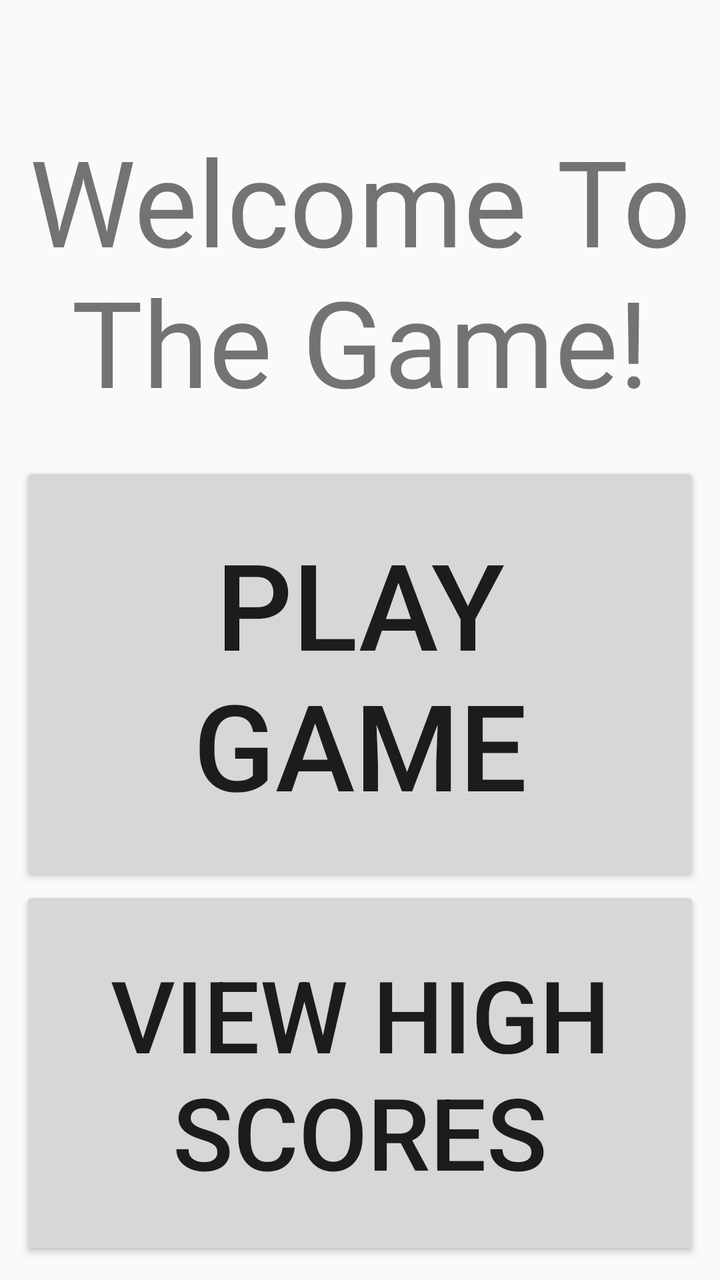
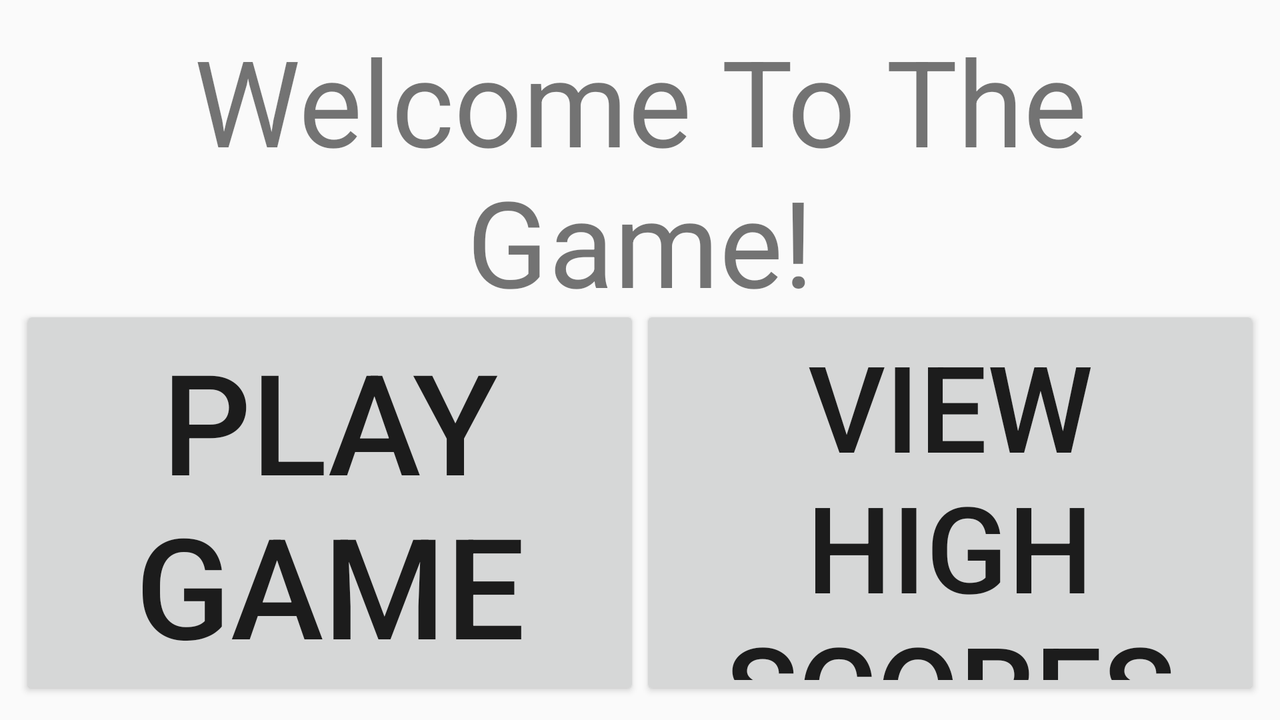

One screen, two layout resources from the same app: the default and the repository's alternative for another configuration. Each is rendered where Android would select it; the XML of both is given below.
<!-- AndroidManifest.xml: application theme Theme.C323_MidtermProject -->
<!-- res/layout/fragment_main.xml -->
<?xml version="1.0" encoding="utf-8"?>
<layout
    xmlns:android="http://schemas.android.com/apk/res/android"
    xmlns:tools="http://schemas.android.com/tools"
    tools:context=".MainFragment">

    <data>
        <variable
            name="viewModel"
            type="com.example.c323_midtermproject.ScoresViewModel" />
    </data>

    

    <LinearLayout
        android:layout_width="match_parent"
        android:layout_height="match_parent"
        android:orientation="vertical"
        android:padding="10dp">

        <TextView
            android:id="@+id/mainFragText"
            android:layout_width="match_parent"
            android:layout_height="wrap_content"
            android:text="Welcome To The Game!"
            android:textSize="60dp"
            android:paddingTop="50dp"
            android:layout_weight="1"
            android:textAlignment="center" />

        <Button
            android:id="@+id/playButton"
            style="@style/Widget.AppCompat.Button"
            android:layout_width="match_parent"
            android:layout_height="wrap_content"
            android:layout_weight="2"
            android:textSize="60dp"
            android:text="Play Game">
        </Button>

        <Button
            android:id="@+id/viewHsButton"
            style="@style/Widget.AppCompat.Button"
            android:layout_width="match_parent"
            android:layout_height="wrap_content"
            android:layout_weight="2"
            android:textSize="50dp"
            android:text="View High Scores">
        </Button>
    </LinearLayout>
</layout>
<!-- resources referenced by this layout -->
<resources>
  <style name="Theme.C323_MidtermProject" parent="Base.Theme.C323_MidtermProject" />
  <style name="Base.Theme.C323_MidtermProject" parent="Theme.AppCompat.Light.NoActionBar">
          
          
      </style>
</resources>
<!-- res/layout-land/fragment_main.xml (the repository's variant of the layout above) -->
<!-- drawn on the phone turned sideways -->
<?xml version="1.0" encoding="utf-8"?>
<layout
    xmlns:android="http://schemas.android.com/apk/res/android"
    xmlns:tools="http://schemas.android.com/tools"
    tools:context=".MainFragment">

    <data>
        <variable
            name="viewModel"
            type="com.example.c323_midtermproject.ScoresViewModel" />
    </data>

    

    <LinearLayout
        android:layout_width="match_parent"
        android:layout_height="match_parent"
        android:orientation="vertical"
        android:padding="10dp"
        tools:ignore="MissingDefaultResource">
        <TextView
            android:id="@+id/mainFragText"
            android:layout_width="match_parent"
            android:layout_height="wrap_content"
            android:text="Welcome To The Game!"
            android:textSize="60dp"
            android:layout_weight="1"
            android:textAlignment="center" />

        <LinearLayout
            android:layout_width="match_parent"
            android:layout_height="wrap_content"
            android:layout_weight="7">
            <Button
                android:id="@+id/playButton"
                style="@style/Widget.AppCompat.Button"
                android:layout_width="match_parent"
                android:layout_height="match_parent"
                android:layout_weight="1"
                android:textSize="70dp"
                android:text="Play Game">
            </Button>

            <Button
                android:id="@+id/viewHsButton"
                style="@style/Widget.AppCompat.Button"
                android:layout_width="match_parent"
                android:layout_height="match_parent"
                android:layout_weight="1"
                android:textSize="60dp"
                android:text="View High Scores">
            </Button>
        </LinearLayout>

    </LinearLayout>
</layout>
